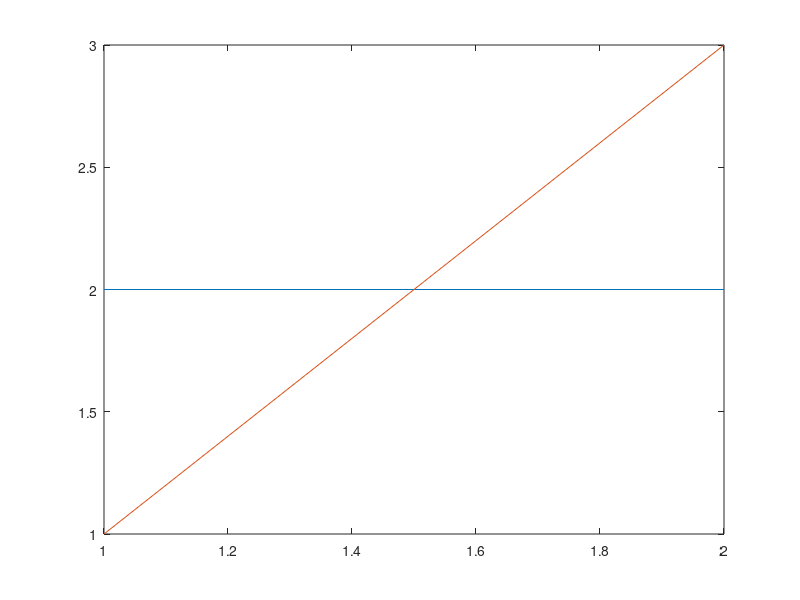

This figure's MATLAB source: (Note: this script raises an error after producing the figure.)
%% Combinded Plots
% Explains how to combine several plots, e.g. plotting on the
% top of an inverse pole figure some important crystal directions. 
%
%% Open in Editor
%
%% Contents
%

%% General Principle
% In order to tell MATLAB to plot one plot right on the top of an older
% plot one has to use the commands [[matlab:doc hold,hold all]] and
% [[matlab:doc hold,hold off]]. Let's demostrate this using a simple example.

plot([2 2])

hold all

plot([1 3])

hold off

%% Combine Different EBSD Data
% First we want to show up two different EBSD data sets in one plot

%%
% let's simulate some EBSD data
cs = symmetry('-3m'); ss = symmetry('triclinic');
odf = unimodalODF(orientation('euler',0,0,0,cs,ss));
ebsd = calcEBSD(odf,100);
ebsd_rotated = calcEBSD(rotate(odf,rotation('Euler',60*degree,60*degree,0*degree)),100);

%%
% plot them as a scatter plot in axis / angle parametrized orientation
% space

scatter(ebsd)
hold all
scatter(ebsd_rotated);
hold off


%%
% a second way would be to superpose the pole figures of both EBSD data sets.

h = [Miller(0,0,0,1,cs),Miller(1,0,-1,0,cs)];
plotpdf(ebsd,h,'antipodal','MarkerSize',4)
hold all % keep plot
plotpdf(ebsd_rotated,h,'MarkerSize',4);
hold off % next plot command deletes all plots


%% Combine countoured pole figures (smooth ODF plots) with EBSD Data Scatter Plots
% You can also combine a contour plot of a model ODF with a scatter plot of single
% orientations.

plotpdf(odf,h,'antipodal','contourf','gray','grid')
hold all
plotpdf(ebsd,h,'antipodal','MarkerSize',5,'MarkerColor','b','MarkerEdgeColor','w')
hold all
plotpdf(ebsd_rotated,h,'MarkerSize',5,'MarkerColor','r','MarkerEdgeColor','k');
hold off
hh = legend({'EBSD 1','EBSD 2'},'units','normalized','position',[0.022 0.9 0.1 0.08]);

%%
% and, of course, you can do the same with ODF plots:

plotodf(odf,'gray','sections',8)
hold all
plotodf(ebsd,'MarkerSize',8,'MarkerColor','b','MarkerEdgeColor','w')
hold all
plotodf(ebsd_rotated,'MarkerSize',8,'MarkerColor','r','MarkerEdgeColor','k');
hold off


%% Add Miller Indices to an Inverse Pole Figure Plot
% Next we are going to add some Miller indices to an inverse pole figure
% plot.

close all;
plotipdf(odf,xvector,'gray');

hold all % keep plot
plot(Miller(1,1,-2,0,cs),'all')
plot(Miller(0,1,-1,0,cs),'all')
plot(Miller(0,1,-1,1,cs),'all')
hold off % next plot command deletes all plots
set(gcf,'position',[100,100,300,220]);
